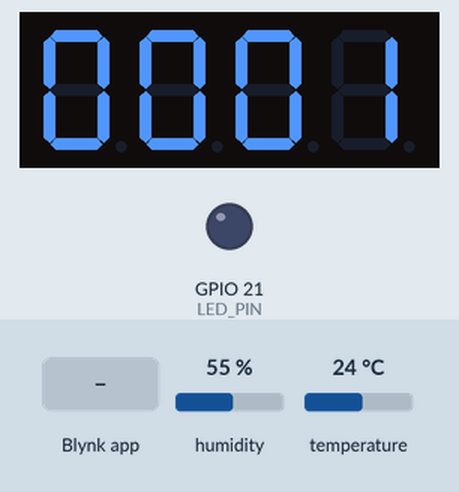
A program run on a simulated ESP32. On the bench: 4-digit seven-segment display, output pins drawn as LEDs (lit = HIGH). The test bench sets the inputs (shaded band); at power-on: humidity 55 %, temperature 24 °C. WiFi joins after 1.5 s; servers stay silent unless stated.

Above: at 2.7 s.
2.8 s: Blynk app writes 1 to V1
At 3.9 s:
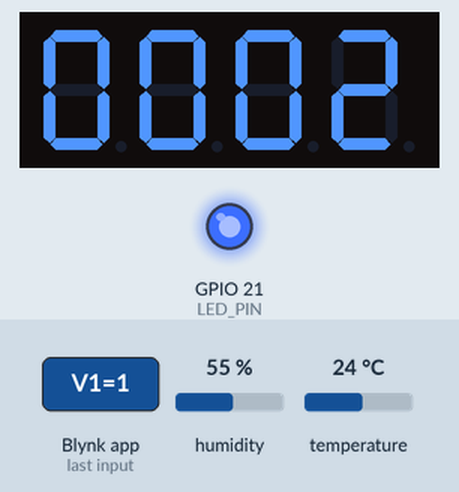
At 8.9 s:
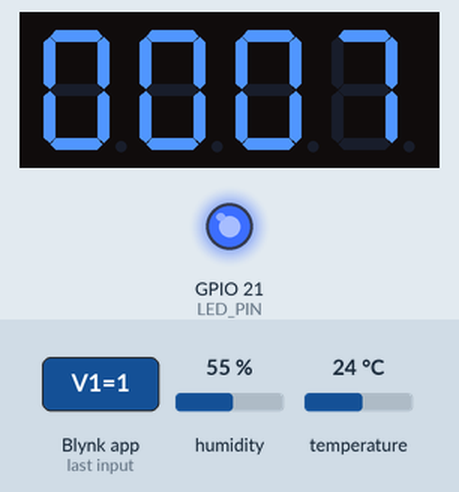
Timing chart, 0 to 10.4 s (numbered marks = the images above; inputs shaded):
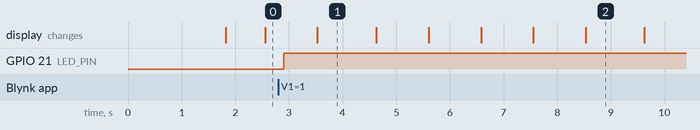

Measured:
- after the input at 2.8 s, GPIO 21 (LED_PIN): LOW → HIGH after 0.10 s
- what the display in image 1 shows lasts 1.1 s, from 3.5 s to 4.6 s

The program:

main.cpp
```cpp
#define BLYNK_TEMPLATE_ID "TMPL6Yop0LsMG"
#define BLYNK_TEMPLATE_NAME "Blynk Traffic and DHT Sensor"
#define BLYNK_AUTH_TOKEN "qocvZhpP_PTjS6FkwktTLIZQNCbAO3br"

#include <WiFi.h>
#include <BlynkSimpleEsp32.h>
#include <TM1637Display.h>
#include "DHTesp.h"

#define CLK 19
#define DIO 18
#define LED_PIN 21
#define BUTTON_PIN 23
#define DHTPIN 16

TM1637Display display(CLK, DIO);
DHTesp dht;

const char* ssid = "Wokwi-GUEST";
const char* pass = "";

bool ledState = false;
unsigned long lastMillis = 0;
unsigned long startMillis = 0;

BLYNK_WRITE(V1) {
    ledState = param.asInt();
    digitalWrite(LED_PIN, ledState ? HIGH : LOW);
}

void connectWiFi() {
    WiFi.begin(ssid, pass);
    int timeout = 20;
    while (WiFi.status() != WL_CONNECTED && timeout > 0) {
        delay(500);
        timeout--;
    }
    if (WiFi.status() == WL_CONNECTED) {
        Blynk.config(BLYNK_AUTH_TOKEN);
    }
}

void setup() {
    Serial.begin(115200);
    connectWiFi();
    pinMode(LED_PIN, OUTPUT);
    digitalWrite(LED_PIN, LOW);
    display.setBrightness(7);
    dht.setup(DHTPIN, DHTesp::DHT22);
    startMillis = millis();
}

void loop() {
    if (WiFi.status() != WL_CONNECTED) {
        connectWiFi();
    } else {
        Blynk.run();
    }

    unsigned long elapsedSeconds = (millis() - startMillis) / 1000;
    display.showNumberDec(elapsedSeconds % 100, true);
    Blynk.virtualWrite(V0, elapsedSeconds);

    if (millis() - lastMillis > 5000) {
        TempAndHumidity data = dht.getTempAndHumidity();
        if (!isnan(data.temperature) && !isnan(data.humidity)) {
            Blynk.virtualWrite(V2, data.temperature);
            Blynk.virtualWrite(V3, data.humidity);
        }
        lastMillis = millis();
    }

    delay(100);
}
```
